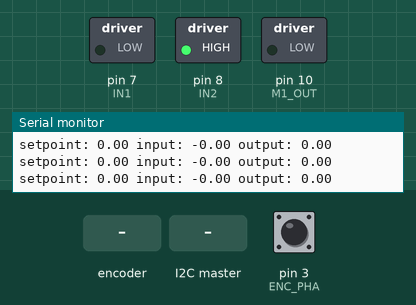
The sketch below on a simulated Arduino Uno, built with avr-gcc and run on an emulated ATmega328P. Shown: switched loads named in the sketch (green lamp = pin HIGH), the last lines printed to the serial monitor. Inputs (shaded band) come from the test bench; at power-on: pin 3 (ENC_PHA) HIGH.

Above: at 1.2 s.
1.3 s: rotary encoder on pin 3 (ENC_PHA) / pin 4 (ENC_PHB) turned 3 steps (first pin leading)
At 1.47 s:
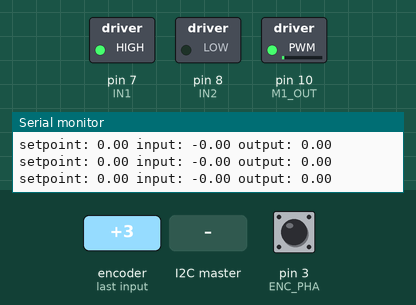
4.3 s: the I2C master sends the byte 1
At 4.52 s:
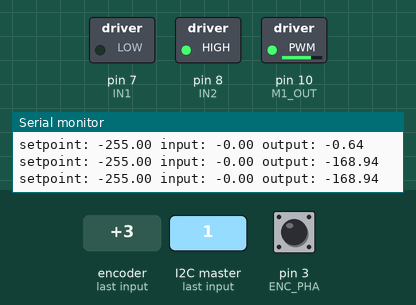
At 5.4 s:
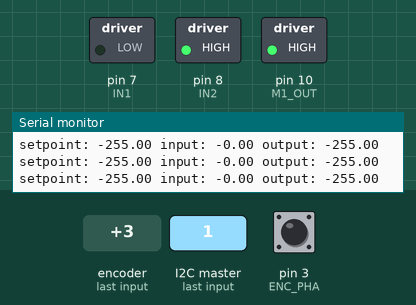
Timing chart, 0 to 7.3 s (numbered marks = the images above; inputs shaded):
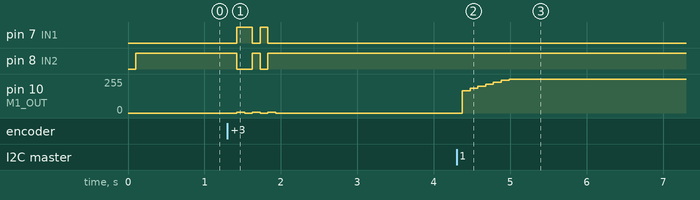

Measured:
- after the input at 1.3 s, pin 7 (IN1): LOW → HIGH after 0.12 s, → LOW 0.20 s later, → HIGH 0.10 s later, → LOW 0.10 s later; pin 8 (IN2): HIGH → LOW after 0.12 s, → HIGH 0.20 s later, → LOW 0.10 s later, → HIGH 0.10 s later
- after the input at 4.3 s, pin 10 (M1_OUT): moves from 0/255 to 255/255 over 0.61 s, starting after 0.07 s

The sketch:

m_right_driver.ino
```cpp
#include <Wire.h>
#include <PID_v1.h>


// M1 motor
#define M1_OUT 10
#define IN1 7 // to define CW and CCW directions
#define IN2 8

// Encoder
#define ENC_PHA 3
#define ENC_PHB 4

#define PPR 330 // pulses per rotation

volatile long enc_pos, last_enc_pos = 0, last_encpos = 0;
unsigned int long lastTime, now;
double outout = 0.0;


// PID
double kp =0.6, ki =0.6 , kd =0.0;
double input = 0, output = 0, setpoint = 0.0;

PID myPID(&input, &output, &setpoint, kp, ki, kd,DIRECT);

float pwm = 0.0;


void setup() {

  pinMode(M1_OUT, OUTPUT);
  pinMode(IN1, OUTPUT);
  pinMode(IN2, OUTPUT);

  // PID
  myPID.SetMode(AUTOMATIC);
  myPID.SetOutputLimits(-255, 255);
  myPID.SetSampleTime(100);


  // I2C
  Wire.begin(11); // configure slave in the address #11
  Wire.onRequest(OnRequestEvent); // data request to slave
  Wire.onReceive(OnReceiveEvent); // data received by slave

  // Encoder A
  pinMode(ENC_PHA, INPUT_PULLUP);
  pinMode(ENC_PHB, INPUT_PULLUP);

  attachInterrupt(digitalPinToInterrupt(ENC_PHA), PulseCnt, RISING);

  TCCR1B = TCCR1B & 0b11111000 | 1;

  Serial.begin(9600);

  Serial.println("I2C save -> ready");

}

void SetPwm(float out)
{
  if (out > 0) //CW
  {
    digitalWrite(IN1, HIGH);
    digitalWrite(IN2, LOW);
  }
  else //CCW
  {
    digitalWrite(IN1, LOW);
    digitalWrite(IN2, HIGH);
  }
  analogWrite(M1_OUT, abs(out));


}

void OnRequestEvent()
{
  int8_t pos;

  pos = ((360.0*(enc_pos - last_encpos)) / 330.0); // change in position -> º ... -1 because the direction is the opposite of the left motor

  //Serial.println("enc_pos: " + String(enc_pos) + " last_enc_pos: " + String(last_enc_pos));
  //Serial.println("Pos: " + String(pos));

  last_encpos = enc_pos;

  Wire.write(pos);


}

void OnReceiveEvent(int c)
{

  uint8_t buff[2];

  for (int i = 0; i < 2; ++i)
  {
    buff[i] =Wire.read();
  }

   // uint8_t a,b;
   // a = Wire.read();
   // b = Wire.read();
   // setpoint= (double)((b<<8)|a);

  setpoint = (double)((buff[0])| (buff[1] << 8));

  //Serial.println((uint8_t)buff[0]);
  //Serial.println((uint8_t)buff[1]);
  //Serial.println("SetPoint(received): " + String(setpoint));


}
void PulseCnt()
{
   if (enc_pos >= (PPR*10) || enc_pos <= -(PPR*10))
      enc_pos = 0;

  if (PINB & 0b0000001) enc_pos ++;  // if (digitalRead(ENC_PHB) == HIGH) enc_pos --;
  else enc_pos --; // if (digitalRead(ENC_PHB) == LOW) enc_pos ++;


  // Serial.println(enc_pos);
}

float vel_to_volt(float vel)
{

  //Y = mx + b --> Y = 0.24566474*x + 155

  float offset = 10;

  if (vel > 0)
    return 0.24566474*vel + 185; //155
  else if (vel < 0)
    return 0.24566474*vel - 185;
  else
    return 0.0;

}

void loop() {

    now = millis();
    int td = (now - lastTime);

    float tmp;

    if (td >= 100)
    {

        input = (360.0*1000*(enc_pos-last_enc_pos))/(330.0*(now - lastTime)) * -1 ;

        /*if (abs(enc_pos) > abs(last_enc_pos))
        {
          input = tmp;
        }
        if (abs(enc_pos) == abs(last_enc_pos))
        {
          input = 0.0;
        }*/

        //Serial.println("enc_pos: " + String(enc_pos) + " enc_last_pos: " + String(last_enc_pos) + " Vel: " + String(input));


        lastTime = now;
        last_enc_pos = enc_pos;

        myPID.Compute();                                    // calculate new output
        SetPwm(output);            // drive L298N H-Bridge module

    }
    if (setpoint > 500) setpoint = 0.0;

    delay(50);
    Serial.println("setpoint: " + String(setpoint) + " input: " + String(input) + " output: " + String(output));
 }
```
